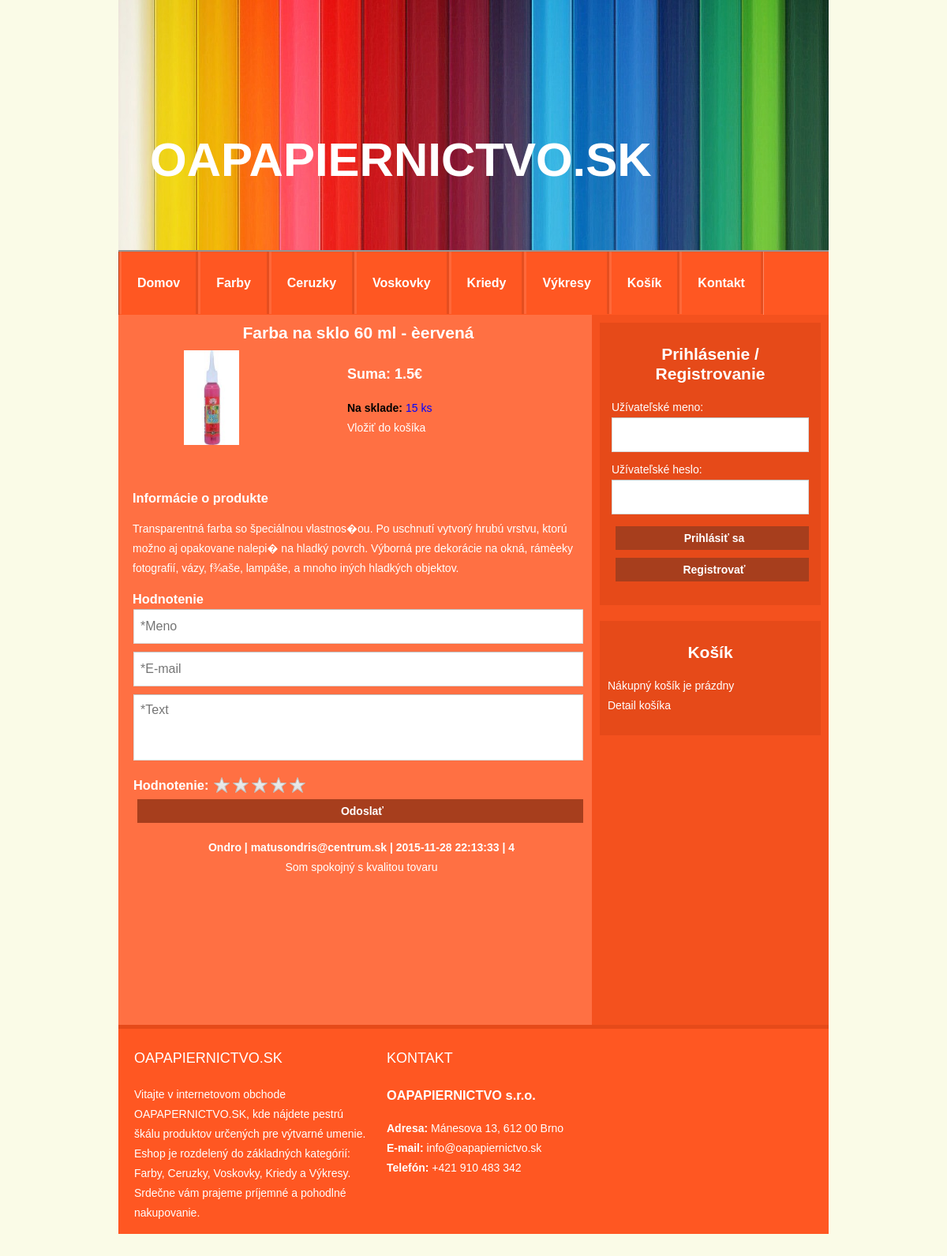
Screenshot of /index.php?id=2&action=detail with the database file from the repository.
### tables this page shows
CREATE TABLE IF NOT EXISTS `tovar` (
  `id_tovaru` int(11) NOT NULL AUTO_INCREMENT,
  `nazovtovaru` varchar(50) NOT NULL,
  `kategoria` int(2) unsigned NOT NULL,
  `id_dodavatela` int(11) NOT NULL,
  `popisproduktu` varchar(500) NOT NULL,
  `cena` varchar(10) NOT NULL,
  `obrazok` varchar(30) DEFAULT NULL,
  `skladom` int(11) NOT NULL,
  PRIMARY KEY (`id_tovaru`)
);

CREATE TABLE IF NOT EXISTS `recenziehodnotenia` (
  `id_recenzie` int(11) NOT NULL AUTO_INCREMENT,
  `hodnotenie` varchar(1) NOT NULL,
  `recenzie` varchar(200) NOT NULL,
  `datum` timestamp NOT NULL DEFAULT CURRENT_TIMESTAMP ON UPDATE CURRENT_TIMESTAMP,
  `meno` varchar(50) NOT NULL,
  `email` varchar(50) NOT NULL,
  `ip` varchar(20) NOT NULL,
  `produkt` int(5) NOT NULL,
  PRIMARY KEY (`id_recenzie`)
);

### views/detail.php (the view, shortened to what this page needs)
<?php
$id = $_GET['id'];
$sql = "SELECT * FROM tovar WHERE id_tovaru = '$id'";
if ($result=mysqli_query($db,$sql)) {
	if($row=mysqli_fetch_row($result)) {
		$pageData->content .= "<div class='productdetail'><h2>" . $row[1] . "</h2>";
		$pageData->content .= "<div class='productdetailcontent-left'><img src='images/$row[6]' alt='$row[6]' height='120' width='70'><br></div>";
		$pageData->content .= "<div class='productdetailcontent-right'><p style='font-size:18px'><b>Suma: $row[5]€</b></p>";
		$pageData->content .= "<b>Na sklade: </b>";
		if($row[7] == 0) {
			$sql = "SELECT casdorucenia FROM dodavatelia WHERE id_dodavatela = '$row[3]'";
			$dodavatelia=mysqli_query($db,$sql);
			$dodaciadoba=mysqli_fetch_row($dodavatelia);
			$pageData->content .= "<font color='yellow'>Tovar je momentálne nedostupný. Približná doba dodania " . $dodaciadoba[0] . "</font><br>";
		}
		else $pageData->content .= "<font color='blue'>" . $row[7] . " ks</font><br>";
		if(isset($_SESSION['login'][$nick]) && $_SESSION['prava'] == '1') {
			$pageData->content .= "<nav><a href='index.php?id=$row[0]&action=add'>Doobjednať</a></nav></div>";
			$pageData->content .= "<br><div class='productdetailcontent'><h3>Detail produktu</h3><p>" . $row[4]."</p>";
		}
		else
			$pageData->content .= "<nav><a href='index.php?id=$row[0]&action=add'>Vložiť do košíka</a></nav></div>";
			$pageData->content .= "<br><div class='productdetailcontent'><h3>Informácie o produkte</h3><p>" . $row[4]."</p>";
    		$pageData->content .= "<h3>Hodnotenie</h3></div></div>";
    		$pageData->content .= "
			<div class='login-log' style='width:570px'>
				<form name='komentar' method='get'>
					<input type='text' name='meno' placeholder='*Meno'/>
					<input type='email' name='email' placeholder='*E-mail'/>
					<textarea id='message' name='text' placeholder='*Text'></textarea>
					<h3 style='float:left;margin:1px 5px 0 0'>Hodnotenie:</h3>
					<div class='starRating'>
						<div>
    						<div>
      							<div>
       								 <div>
 										<input id='rating1' type='radio' name='hodn' value='1'>
          								<label for='rating1'><span>1</span></label>
        							</div>
        							<input id='rating2' type='radio' name='hodn' value='2'>
        							<label for='rating2'><span>2</span></label>
      							</div>
      							<input id='rating3' type='radio' name='hodn' value='3'>
      							<label for='rating3'><span>3</span></label>
    						</div>
    						<input id='rating4' type='radio' name='hodn' value='4'>
    						<label for='rating4'><span>4</span></label>
  						</div>
  						<input id='rating5' type='radio' name='hodn' value='5'>
  						<label for='rating5'><span>5</span></label>
					</div>
					<label>
						<input type='hidden' name='typ' value='t'/>
						<input type='hidden' name='id' value='".$id."'/>
						<input type='submit' name='komentovat' class='login login-submit' value='Odoslať'/>
					</label>
				</form>
			</div>";
			$komentare = mysqli_query($db, "SELECT * FROM recenziehodnotenia WHERE produkt='$id' ORDER BY datum DESC");
			while($row=mysqli_fetch_array($komentare)) {
			$pageData->content .= "<div class='hodnkom'><p>
						<b>".$row['meno'].' | '.$row['email'].' | '.$row['datum'].' | '.$row['hodnotenie']."</b></br>
						".$row['recenzie']."
						</p></div>";
			}
	} else $pageData->content .= "Zle ID produktu.";
}

### css/style.css (style rules this page uses)
html, body { width:100%; padding:0; margin:0; }
body { background-color:#fafbe7; font: 14px/25px Arial, Helvetica }
p, h2, h3, h4, h1 { color: white;text-decoration: none; }
a { color: #fff;text-decoration: none; }
.productdetail img { display: block;text-align: center; margin:auto; }
.productdetail h2 { text-align: center;color:white;font-weight: bold; margin: 10px }
.productdetail p { color:white; }
.productdetail h3 { color:#fff;font-weight: bold; margin: 0 0 0px 0 }
.productdetailcontent-left { width:200px;display:block;float:left;padding: 0 10px; }
.productdetailcontent-right { width:300px;display:block;float:right;padding: 0 10px; }
.productdetailcontent { margin-top:150px;float:none;padding: 0 10px; }
.login-log { padding: 0px; width: 250px; margin: 0 auto 10px; border-radius: 2px; overflow: hidden; }
.login-log input[type=submit] { width: 100%; border: 0px; margin:5px; padding:3px; height: 30px; }
.login-log input[type=text], input[type=password],input[type=email] { height: 44px; font-size: 16px; width: 100%; margin-bottom: 10px; -webkit-appearance: none; background: #fff; border: 1px solid #d9d9d9; border-top: 1px solid #c0c0c0; padding: 0 8px; box-sizing: border-box; -moz-box-sizing: border-box; }
.login-log textarea { font-family: 'Arial', sans-serif; height: 84px; font-size: 16px; width: 100%; margin-bottom: 10px; -webkit-appearance: none; background: #fff; border: 1px solid #d9d9d9; border-top: 1px solid #c0c0c0; padding: 10px 8px; box-sizing: border-box; -moz-box-sizing: border-box; resize: none; }
.login { text-align: center; font-size: 14px; font-family: 'Arial', sans-serif; font-weight: 700; height: 36px; padding: 0 8px; }
.login-submit { border: 0px; color: #fff; background-color: #a73e1d; }
.starRating { display : inline-block; position : relative; height : 24px; background : url('../images/stars.png') repeat-x 0 0; vertical-align : bottom; }
.starRating div { float : left; position : relative; height : 24px; }
.starRating label { position : absolute; top : 0; left : 0; width : 100%; height : 24px; }
.hodnkom { width:600px; }
.hodnkom p { text-align: center }

### rows the page displays
tovar: nazovtovaru "Farba na sklo 60 ml - èervená", obrazok (picture), cena "1.5", skladom "15", popisproduktu "Transparentná farba so špeciálnou vlastnos�ou. Po uschnutí vytvorý hrubú vrstvu, ktorú možno aj opakovane nalepi� na hladký povrch. Výborná pre dekorácie na okná, rámèeky fotografií, vázy, f¾aše, lampáše, a mnoho iných hladkých objektov."
recenziehodnotenia: meno "Ondro", email "matusondris@centrum.sk", datum "2015-11-28 22:13:33", hodnotenie "4", recenzie "Som spokojný s kvalitou tovaru"
